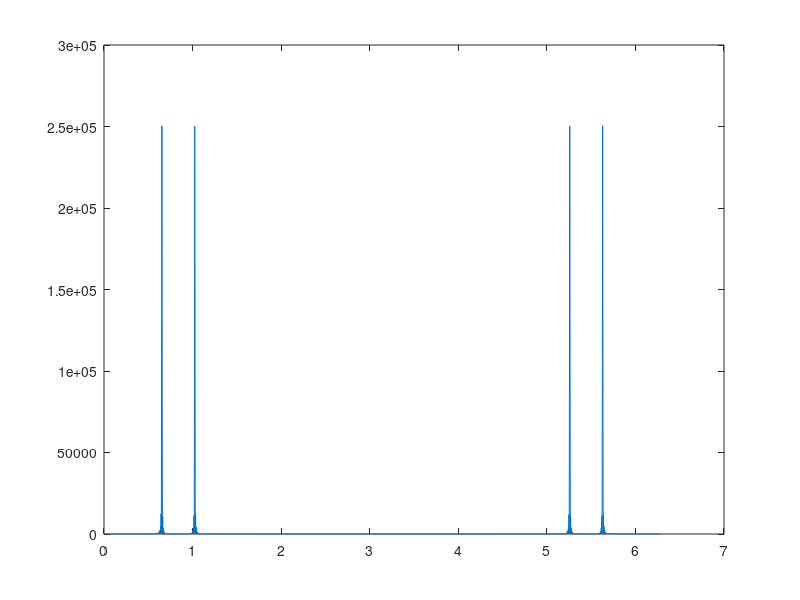

Reproduce this figure in MATLAB.
%--------------------------------------------------
% Joseph Hilland
% ECE 439 DSP
% Fall 2014
%touchTonefft.m
%--------------------------------------------------

% ------------------------ A --------------------------------
N = 2048;
n = 0:999;
d0 = sin(0.7217*n) + sin(1.0247*n);
%sound(d0, 8192);
d1 = sin(0.5346*n) + sin(0.9273*n);
%sound(d1, 8192);
d2 = sin(0.5346*n) + sin(1.0247*n);
%sound(d2, 8192);
d3 = sin(0.5346*n) + sin(1.1328*n);
%sound(d3, 8192);
d4 = sin(0.5906*n) + sin(0.9273*n);
%sound(d4, 8192);
d5 = sin(0.5906*n) + sin(1.0247*n);
%sound(d5, 8192);
d6 = sin(0.5906*n) + sin(1.1328*n);
%sound(d6, 8192);
d7 = sin(0.6535*n) + sin(0.9273*n);
%sound(d7, 8192);
d8 = sin(0.6535*n) + sin(1.0247*n);
%sound(d8, 8192);
d9 = sin(0.6535*n) + sin(1.1328*n);
%sound(d9, 8192);

% ------------------------ B --------------------------------
% calculate the DTFT of digit 2 and digit 9
% then plot the magnitude and verify peak fall at correct frequency
D2 = fft(d2, N);
D9 = fft(d9, N);
k = 0:2047;
wk = (2 * pi * k) / N;

% plot for digit 2 DTFT
%subplot(2,2,1), plot(wk, abs(D2));
%title('DTFT D2');
%axis([0.5, 1.5, 0, 500]);
%xlabel('Freq'), ylabel('mag')
%subplot(2,1,1), plot(wk,angle(D2));
%xlabel('freq'), ylabel('phase')

% plot for digit 9 DTFT
%subplot(2,2,2), plot(wk, abs(D9));
%title('DTFT D9');
%axis([0.5, 1.5, 0, 500]);
%xlabel('Freq'), ylabel('mag')
%subplot(2,1,1), plot(wk,angle(D9));
%xlabel('freq'), ylabel('phase')

% ------------------------ C --------------------------------
space = zeros(1, 100);
phone = [d8 space d3 space d5 space d9 space d0 space d3 space d2 space];
%sound(phone, 8192);

% ------------------------ D --------------------------------
% methods for x1
load('touch.mat');
x1_1 = x1([1:1000]);
x1_2 = x1([1100:2100]);
x1_3 = x1([2200:3200]);
x1_4 = x1([3300:4300]);
x1_5 = x1([4400:5400]);
x1_6 = x1([5500:6500]);
x1_7 = x1([6600:7600]);

X11 = (fft(x1_1,N));
X12 = (fft(x1_2,N));
X13 = (fft(x1_3,N));
X14 = (fft(x1_4,N));
X15 = (fft(x1_5,N));
X16 = (fft(x1_6,N));
X17 = (fft(x1_7,N));

%plot(wk, abs(X11),wk, abs(X12), wk, abs(X13), wk, abs(X14), wk, abs(X15), wk, abs(X16), wk, abs(X17));
%LEG = legend('X11', 'X12', 'X13', 'X14', 'X15', 'X16', 'X17');
%set(LEG, 'FontSize', 14);
%title('DTFT touch.mat: x1');
%axis([0, 2, 0, 500]);
%xlabel('Freq'), ylabel('mag')
% 2, 3, 4, 7, 8, 8, 9

% ------------------------ E --------------------------------
% methods for x2
x2_1 = x2([1:1000]);
x2_2 = x2([1100:2100]);
x2_3 = x2([2200:3200]);
x2_4 = x2([3300:4300]);
x2_5 = x2([4400:5400]);
x2_6 = x2([5500:6500]);
x2_7 = x2([6600:7600]);

X11 = (fft(x2_1,N));
X12 = (fft(x2_2,N));
X13 = (fft(x2_3,N));
X14 = (fft(x2_4,N));
X15 = (fft(x2_5,N));
X16 = (fft(x2_6,N));
X17 = (fft(x2_7,N));

%plot(wk, abs(X11),wk, abs(X12), wk, abs(X13), wk, abs(X14), wk, abs(X15), wk, abs(X16), wk, abs(X17));
%LEG = legend('X11', 'X12', 'X13', 'X14', 'X15', 'X16', 'X17');
%set(LEG, 'FontSize', 14);
%title('DTFT touch.mat: x2');
%axis([0, 2, 0, 500]);
%xlabel('Freq'), ylabel('mag')

% ------------------------ F --------------------------------
w0   = 2*pi/2048;
d0_k = round(1 / w0 * [0.7217 1.0247]); 
d1_k = round(1 / w0 * [0.5346 0.9273]);
d2_k = round(1 / w0 * [0.5346 1.0247]); 
d3_k = round(1 / w0 * [0.5346 1.1328]); 
d4_k = round(1 / w0 * [0.5906 0.9273]); 
d5_k = round(1 / w0 * [0.5906 1.0247]);
d6_k = round(1 / w0 * [0.5906 1.1328]); 
d7_k = round(1 / w0 * [0.6535 0.9273]); 
d8_k = round(1 / w0 * [0.6535 1.0247]); 
d9_k = round(1 / w0 * [0.6535 1.1328]);

d_k = [d0_k; d1_k; d2_k; d3_k; d4_k; d5_k; d6_k; d7_k; d8_k; d9_k];

% ------------------------ g --------------------------------

D8 = fft(d8, 2048);
plot(w0*[0:2047], abs(D8).^2);

% loop to search for highest peaks
k1 = 0; max_1 = 0;
k2 = 0; max_2 = 0;
for k = 1:length(D8)/2 
    if(abs(D8(k)) > max_1)
        k2 = k1; max_2 = max_1;
        k1 = k;  max_1 = abs(D8(k));
    elseif(abs(D8(k)) > max_2)
        k2 = k;  max_2 = abs(D8(k));
    end
end

% ------------------------ h --------------------------------


